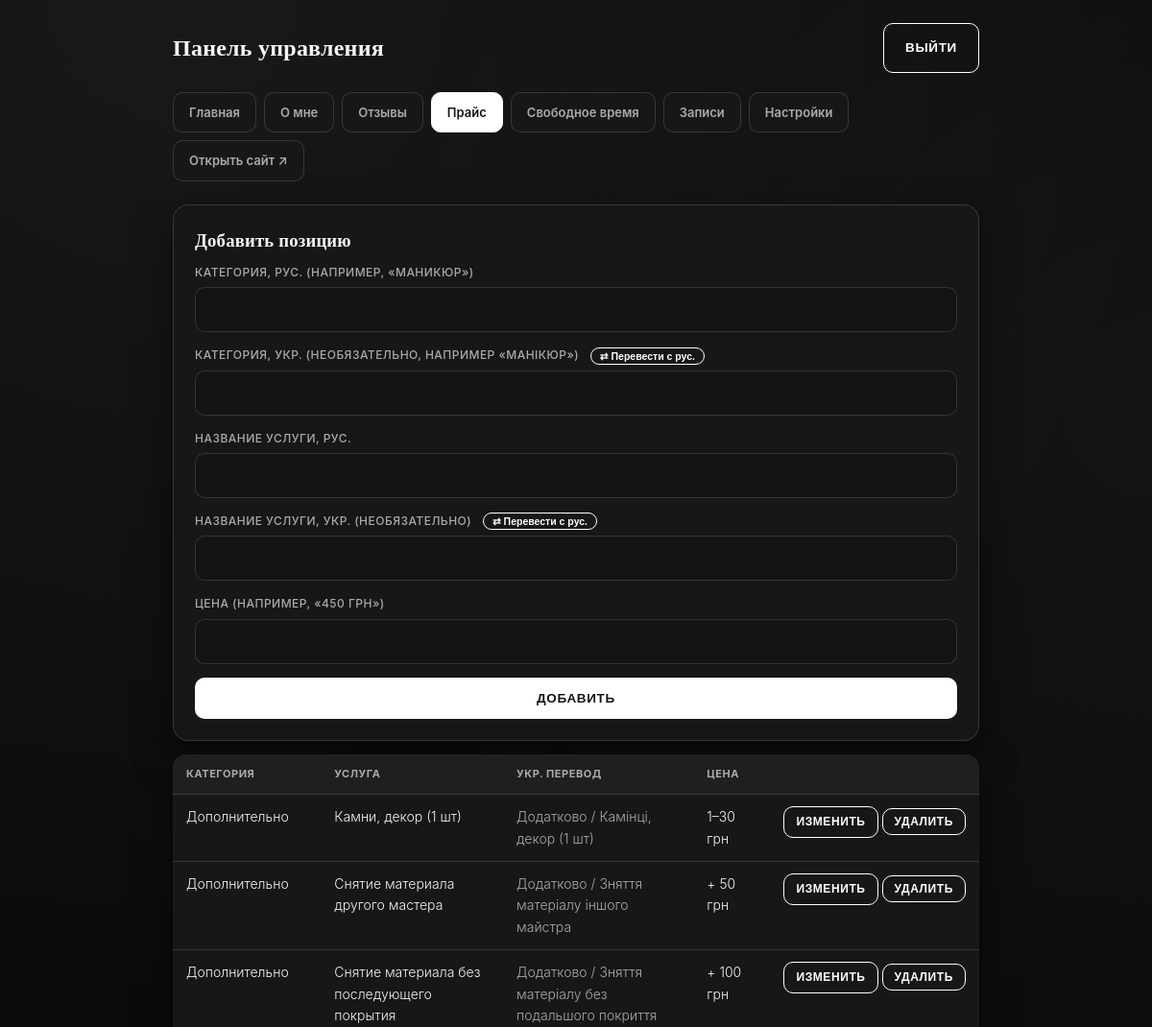
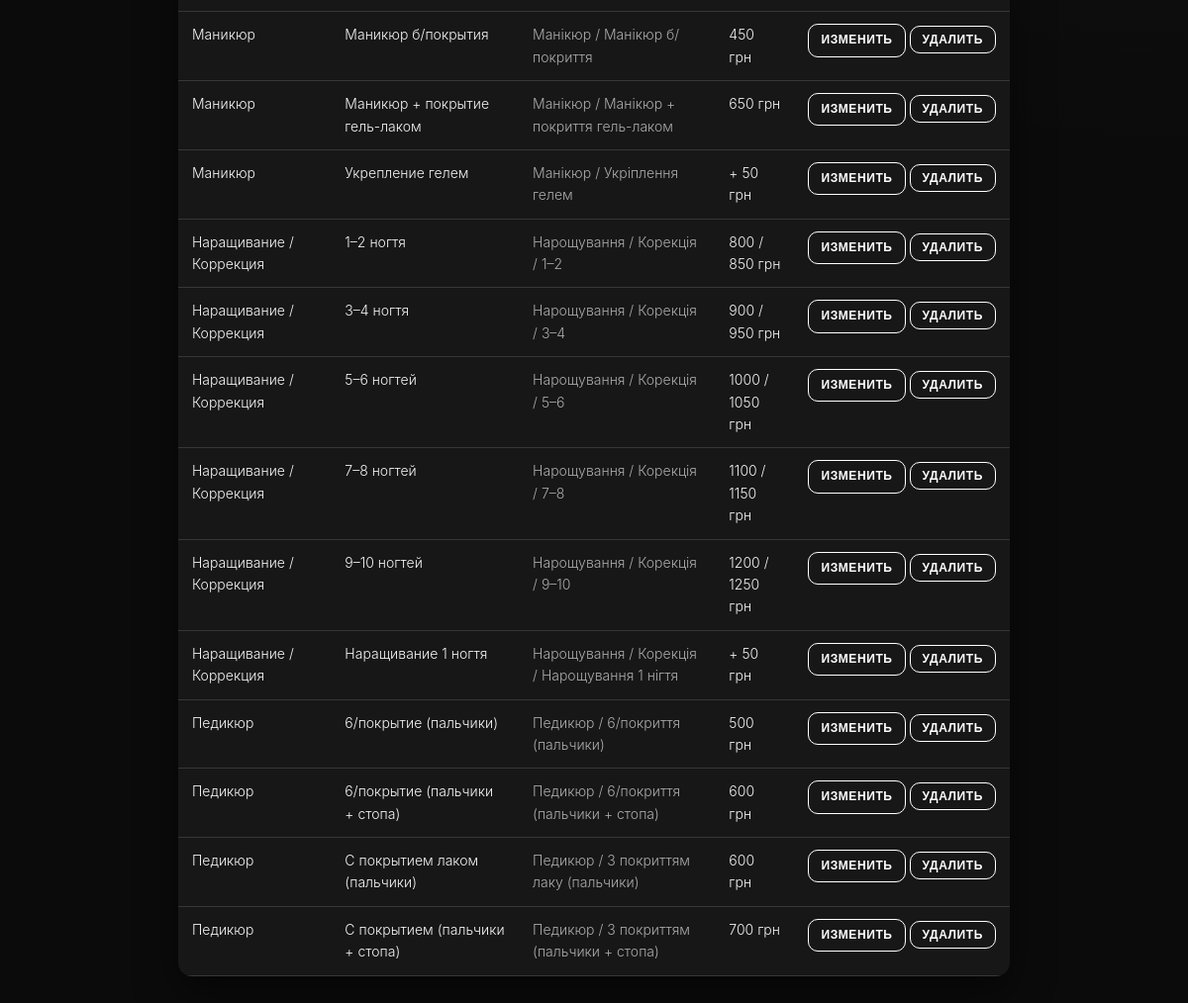
Screenshot of /admin-x7k9m2/prices.php (signed in) with the database file from the repository (2 pictures, top to bottom).
### tables this page shows
CREATE TABLE price_items (
            id INTEGER PRIMARY KEY AUTOINCREMENT,
            category TEXT NOT NULL,
            category_ua TEXT,
            title TEXT NOT NULL,
            title_ua TEXT,
            price TEXT NOT NULL,
            sort_order INTEGER NOT NULL DEFAULT 0
        );

### includes/functions.php (called while the page is built, shortened)
<?php
function e(string $value): string
{
    return htmlspecialchars($value, ENT_QUOTES, 'UTF-8');
}

### admin-x7k9m2/prices.php (the view, shortened to what this page needs)
<?php
require __DIR__ . '/../includes/functions.php';
$pdo = getDB();
$editItem = null;
$items = $pdo->query('SELECT * FROM price_items ORDER BY category, sort_order')->fetchAll();
?>
<!DOCTYPE html>
<html lang="ru">
<head>
<link rel="stylesheet" href="../assets/css/style.css?v=<?= filemtime(__DIR__ . '/../assets/css/style.css') ?>">
</head>
<body>
<div class="admin-shell">
  <?php require __DIR__ . '/includes/nav.php'; ?>
  <div class="card">
    <h3><?= $editItem ? 'Изменить позицию' : 'Добавить позицию' ?></h3>
    <form method="post">
      <div class="form-field">
        <label>Категория, рус. (например, «Маникюр»)</label>
        <input type="text" id="category" name="category" required value="<?= e($editItem['category'] ?? '') ?>">
      </div>
      <div class="form-field">
        <label>Категория, укр. (необязательно, например «Манікюр»)
          <button type="button" class="btn ghost admin-translate-btn" data-translate-from="category" data-translate-to="category_ua">⇄ Перевести с рус.</button>
        </label>
        <input type="text" id="category_ua" name="category_ua" value="<?= e($editItem['category_ua'] ?? '') ?>">
      </div>
      <div class="form-field">
        <label>Название услуги, рус.</label>
        <input type="text" id="price_title" name="title" required value="<?= e($editItem['title'] ?? '') ?>">
      </div>
      <div class="form-field">
        <label>Название услуги, укр. (необязательно)
          <button type="button" class="btn ghost admin-translate-btn" data-translate-from="price_title" data-translate-to="price_title_ua">⇄ Перевести с рус.</button>
        </label>
        <input type="text" id="price_title_ua" name="title_ua" value="<?= e($editItem['title_ua'] ?? '') ?>">
      </div>
      <div class="form-field">
        <label>Цена (например, «450 грн»)</label>
        <input type="text" name="price" required value="<?= e($editItem['price'] ?? '') ?>">
      </div>
      <button type="submit" class="btn full"><?= $editItem ? 'Сохранить' : 'Добавить' ?></button>
    </form>
  </div>
  <table class="admin-table">
    <thead><tr><th>Категория</th><th>Услуга</th><th>Укр. перевод</th><th>Цена</th><th></th></tr></thead>
    <tbody>
      <?php foreach ($items as $item): ?>
        <tr>
          <td><?= e($item['category']) ?></td>
          <td><?= e($item['title']) ?></td>
          <td style="color:var(--ink-soft);">
            <?= e($item['category_ua'] ?: '—') ?> / <?= e($item['title_ua'] ?: '—') ?>
          </td>
          <td><?= e($item['price']) ?></td>
          <td style="white-space:nowrap;">
            <a href="?edit=<?= (int)$item['id'] ?>" class="btn ghost" style="padding:6px 12px;font-size:12px;">Изменить</a>
            <form method="post" style="display:inline;" onsubmit="return confirm('Удалить позицию?');">
              <button class="btn ghost" style="padding:6px 12px;font-size:12px;">Удалить</button>
            </form>
          </td>
        </tr>
      <?php endforeach; ?>
    </tbody>
  </table>
</div>
</body>
</html>

### admin-x7k9m2/includes/nav.php
<?php $current = basename($_SERVER['SCRIPT_NAME']); ?>
<div class="admin-header">
  <h2 style="margin:0;">Панель управления</h2>
  <a href="logout.php" class="btn ghost">Выйти</a>
</div>
<div class="admin-nav">
  <a href="dashboard.php" class="<?= $current === 'dashboard.php' ? 'active' : '' ?>">Главная</a>
  <a href="about.php" class="<?= in_array($current, ['about.php', 'experience.php', 'widgets.php', 'widget_items.php', 'social.php'], true) ? 'active' : '' ?>">О мне</a>
  <a href="reviews.php" class="<?= $current === 'reviews.php' ? 'active' : '' ?>">Отзывы</a>
  <a href="prices.php" class="<?= $current === 'prices.php' ? 'active' : '' ?>">Прайс</a>
  <a href="slots.php" class="<?= $current === 'slots.php' ? 'active' : '' ?>">Свободное время</a>
  <a href="bookings.php" class="<?= $current === 'bookings.php' ? 'active' : '' ?>">Записи</a>
  <a href="settings.php" class="<?= $current === 'settings.php' ? 'active' : '' ?>">Настройки</a>
  <a href="../index.php" target="_blank">Открыть сайт ↗</a>
</div>

### assets/css/style.css (style rules this page uses)
:root { --bg: #0b0b0b; --bg-soft: #141414; --surface: #171717; --surface-2: #1f1f1f; --ink: #f5f5f5; --ink-soft: #ababab; --ink-faint: #7d7d7d; --primary: #ffffff; --primary-soft: rgba(255, 255, 255, .12); --primary-dark: #d6d6d6; --star-gold: #ffc94d; --line: rgba(245, 245, 245, .14); --line-strong: rgba(245, 245, 245, .28); --radius: 16px; --radius-sm: 10px; --shadow: 0 16px 40px rgba(0, 0, 0, .5); }
* { box-sizing: border-box; }
html { scroll-behavior: smooth; }
body { margin: 0; background: var(--bg); background-image: radial-gradient(circle at 15% 0%, rgba(255, 255, 255, .06), transparent 45%), radial-gradient(circle at 100% 20%, rgba(255, 255, 255, .04), transparent 40%); color: var(--ink); font-family: 'Jost', -apple-system, sans-serif; font-weight: 300; line-height: 1.6; -webkit-font-smoothing: antialiased; }
h1, h2, h3, .display { font-family: 'Playfair Display', Georgia, serif; font-weight: 700; letter-spacing: .01em; color: var(--ink); margin: 0 0 .4em; }
a { color: inherit; }
.card { background: var(--surface); border: 1px solid var(--line); border-radius: var(--radius); padding: 22px; margin-bottom: 14px; box-shadow: var(--shadow); }
.form-field { margin-bottom: 14px; }
.form-field label { display: block; font-size: 12px; font-weight: 500; letter-spacing: .04em; margin-bottom: 6px; color: var(--ink-soft); text-transform: uppercase; }
.form-field input, .form-field select, .form-field textarea { width: 100%; padding: 13px 14px; border-radius: var(--radius-sm); border: 1px solid var(--line); background: var(--bg-soft); font-family: inherit; font-size: 15px; color: var(--ink); }
.btn { display: inline-block; border: none; cursor: pointer; padding: 14px 22px; border-radius: var(--radius-sm); background: var(--primary); color: #1a1310; font-weight: 600; font-size: 13.5px; letter-spacing: .05em; text-transform: uppercase; text-decoration: none; font-family: 'Jost', sans-serif; transition: background .15s ease, transform .1s ease; }
.btn.full { width: 100%; text-align: center; }
.btn.ghost { background: transparent; color: var(--primary); border: 1px solid var(--primary); }
.admin-shell { max-width: 880px; margin: 0 auto; padding: 24px 20px 60px; }
.admin-header { display:flex; align-items:center; justify-content:space-between; margin-bottom: 20px; }
.admin-nav { display:flex; gap:8px; flex-wrap: wrap; margin-bottom: 24px; }
.admin-nav a { padding:10px 16px; border-radius:10px; background:var(--surface); border:1px solid var(--line); text-decoration:none; font-size:13px; font-weight:600; color: var(--ink-soft); }
.admin-nav a.active { background: var(--primary); color:#1a1310; border-color: var(--primary); }
table.admin-table { width: 100%; border-collapse: collapse; background: var(--surface); border-radius: 14px; overflow:hidden; box-shadow: var(--shadow); }
table.admin-table th, table.admin-table td { padding: 12px 14px; border-bottom: 1px solid var(--line); text-align:left; font-size:14px; vertical-align: top; }
table.admin-table th { background: var(--surface-2); font-size: 11px; text-transform:uppercase; letter-spacing:.05em; color: var(--ink-soft); }
.admin-translate-btn { padding: 3px 10px; font-size: 11px; margin-left: 8px; vertical-align: middle; }
.admin-translate-btn { padding: 2px 9px; font-size: 10.5px; border-radius: 999px; margin-left: 8px; vertical-align: middle; text-transform: none; letter-spacing: 0; font-weight: 600; }

### rows the page displays
price_items: category "Дополнительно", title "Камни, декор (1 шт)", category_ua "Додатково", title_ua "Камінці, декор (1 шт)", price "1–30 грн"
price_items: category "Дополнительно", title "Снятие материала другого мастера", category_ua "Додатково", title_ua "Зняття матеріалу іншого майстра", price "+ 50 грн"
price_items: category "Дополнительно", title "Снятие материала без последующего покрытия", category_ua "Додатково", title_ua "Зняття матеріалу без подальшого покриття", price "+ 100 грн"
price_items: category "Маникюр", title "Маникюр б/покрытия", category_ua "Манікюр", title_ua "Манікюр б/покриття", price "450 грн"
price_items: category "Маникюр", title "Маникюр + покрытие гель-лаком", category_ua "Манікюр", title_ua "Манікюр + покриття гель-лаком", price "650 грн"
price_items: category "Маникюр", title "Укрепление гелем", category_ua "Манікюр", title_ua "Укріплення гелем", price "+ 50 грн"
price_items: category "Наращивание / Коррекция", title "1–2 ногтя", category_ua "Нарощування / Корекція", title_ua "1–2", price "800 / 850 грн"
price_items: category "Наращивание / Коррекция", title "3–4 ногтя", category_ua "Нарощування / Корекція", title_ua "3–4", price "900 / 950 грн"
price_items: category "Наращивание / Коррекция", title "5–6 ногтей", category_ua "Нарощування / Корекція", title_ua "5–6", price "1000 / 1050 грн"
price_items: category "Наращивание / Коррекция", title "7–8 ногтей", category_ua "Нарощування / Корекція", title_ua "7–8", price "1100 / 1150 грн"
price_items: category "Наращивание / Коррекция", title "9–10 ногтей", category_ua "Нарощування / Корекція", title_ua "9–10", price "1200 / 1250 грн"
price_items: category "Наращивание / Коррекция", title "Наращивание 1 ногтя", category_ua "Нарощування / Корекція", title_ua "Нарощування 1 нігтя", price "+ 50 грн"
price_items: category "Педикюр", title "6/покрытие (пальчики)", category_ua "Педикюр", title_ua "6/покриття (пальчики)", price "500 грн"
price_items: category "Педикюр", title "6/покрытие (пальчики + стопа)", category_ua "Педикюр", title_ua "6/покриття (пальчики + стопа)", price "600 грн"
price_items: category "Педикюр", title "С покрытием лаком (пальчики)", category_ua "Педикюр", title_ua "З покриттям лаку (пальчики)", price "600 грн"
price_items: category "Педикюр", title "С покрытием (пальчики + стопа)", category_ua "Педикюр", title_ua "З покриттям (пальчики + стопа)", price "700 грн"
